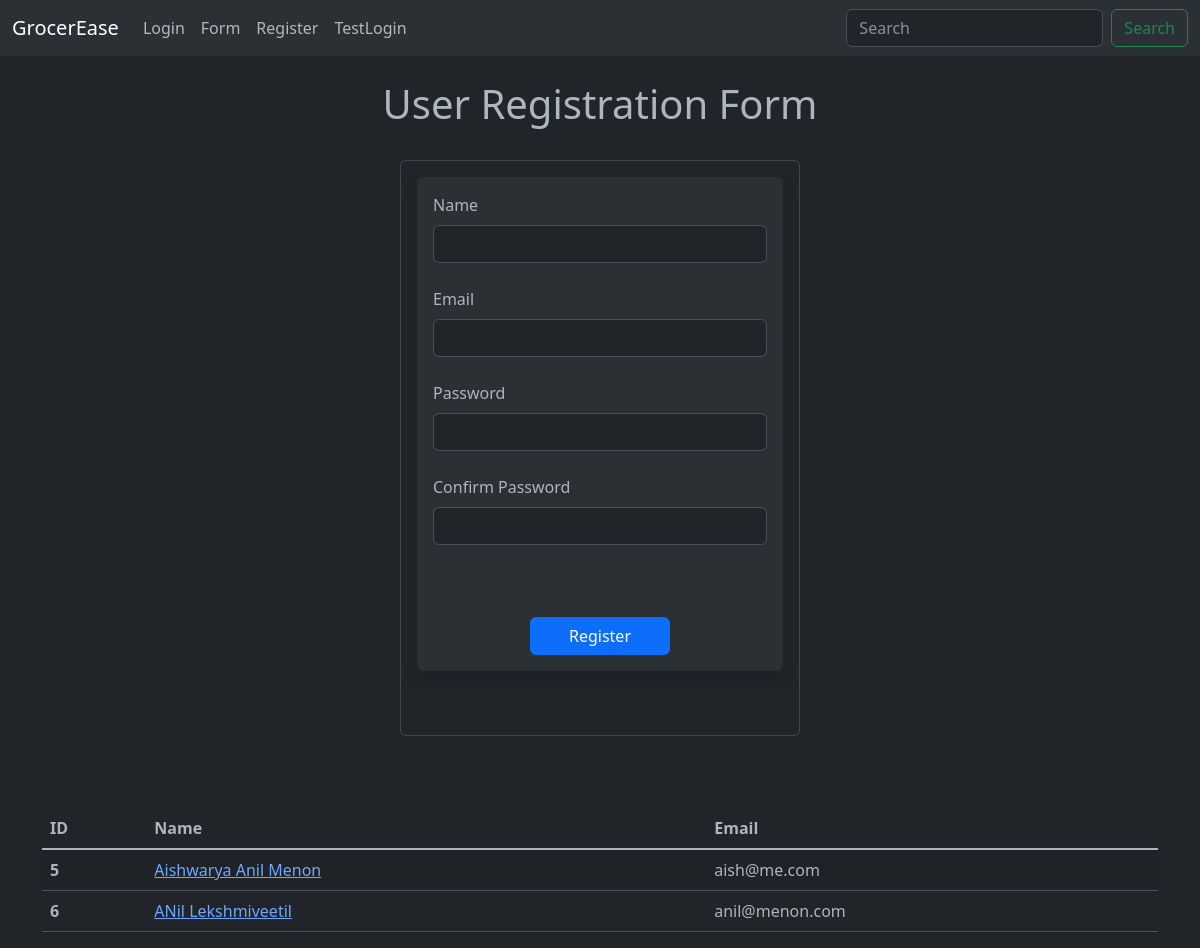
Screenshot of /user/add with the database file from the repository.
### application/models.py (models this page shows)
class User(db.Model):
    user_id = db.Column(db.Integer, primary_key=True, autoincrement=True)
    name = db.Column(db.Text, nullable=False)
    username = db.Column(db.Text, unique=True, nullable=False)
    date_added = db.Column(db.DateTime, default=datetime.utcnow)
    email = db.Column(db.Text, nullable=False)
    role = db.Column(db.Text, nullable=False)
    password_hash = db.Column(db.String(128))

### application/controllers.py (the view, shortened to what this page needs)
@app.route('/user/add', methods=['GET', 'POST'])
def add_user():
    name = None
    form = UserForm()
    all_users = User.query.order_by(User.date_added)
    return render_template('add_user.html',
                           form=form,
                           name=name,
                           all_users=all_users)

### application/controllers.py
class UserForm(FlaskForm):
    name = StringField("Name", validators=[DataRequired()])
    email = StringField("Email", validators=[DataRequired()])
    password_hash = PasswordField("Password", validators=[DataRequired(), EqualTo('password_hash_confirm', message='Both Passwords must Match!')])
    password_hash_confirm = PasswordField("Confirm Password", validators=[DataRequired()])
    submit = SubmitField("Submit")

### templates/add_user.html (shortened to what this page needs)
{% extends 'base.html' %}
{% block content %}
{% if name %}
    <h1>Welcome, {{ name.split()[0].title() }}!!</h1>
    <br/><br/><br/>
<table class="table table-striped">
    <thead>
        <tr>
          <th scope="col">ID</th>
          <th scope="col">Name</th>
          <th scope="col">Email</th>
        </tr>
    </thead>
    <tbody  class="table-group-divider">
    {% for user in all_users %}
        <tr>
          <th scope="row">{{ user.user_id }}</th>
          <td>{{ user.name }}</td>
          <td>{{ user.email }}</td>
        </tr>
    {% endfor %}
    </tbody>
</table>
{% else %}
    <h1><center>User Registration Form</center></h1>
    <br/>
    <div class="d-flex justify-content-center">
        <div class="card" style="width: 400px;">
            <div class="card-body">
                <div class="shadow p-3 mb-5 bg-body-tertiary rounded">
                    <form method=POST>
                        {{ form.name.label(
                            class="form-label") }}
                        {{ form.name(
                            class="form-control") }}
                        <br/>
                        {{ form.email.label(
                            class="form-label") }}
                        {{ form.email(
                            class="form-control") }}
                        <br/>
                        {{ form.password_hash.label(
                            class="form-label") }}
                        {{ form.password_hash(
                            class="form-control") }}
                        <br/>
                        {{ form.password_hash_confirm.label(
                            class="form-label") }}
                        {{ form.password_hash_confirm(
                            class="form-control") }}
                        <br/><br/><br/>
                            <center>{{ form.submit(class="btn btn-primary d-grid col-5 mx-auto", value="Register") }}</center>
                    </form>
                </div>
            </div>
        </div>
    </div>
<br/><br/><br/>
<table class="table table-striped">
    <thead>
        <tr>
          <th scope="col">ID</th>
          <th scope="col">Name</th>
          <th scope="col">Email</th>
        </tr>
    </thead>
    <tbody  class="table-group-divider">
    {% for user in all_users %}
        <tr>
          <th scope="row">{{ user.user_id }}</th>
          <td><a href="{{ url_for('update', user_id=user.user_id) }}">{{ user.name }}</a></td>
          <td>{{ user.email }}</td>
        </tr>
    {% endfor %}
    </tbody>
</table>
{% endif %}
{% endblock %}

### templates/base.html (shortened to what this page needs)
<!doctype html>
<html lang="en" data-bs-theme="dark">
  <head>
    <link href="https://cdn.jsdelivr.net/npm/bootstrap@5.3.0/dist/css/bootstrap.min.css" rel="stylesheet">
  </head>
  <body>
    {% include 'navbar.html' %}
    <br/>
    <div class="container">
        {% block content %}
        {% endblock %}
    </div>
  </body>
</html>

### templates/navbar.html (shortened to what this page needs)
  <nav class="navbar navbar-expand-lg bg-body-tertiary">
    <div class="container-fluid">
      <a class="navbar-brand" href="#">GrocerEase</a>
      <div class="collapse navbar-collapse" id="navbarSupportedContent">
        <ul class="navbar-nav me-auto mb-2 mb-lg-0">
          <li class="nav-item">
            <a class="nav-link" href="{{ url_for('user_login') }}">Login</a>
          </li>
          <li class="nav-item">
            <a class="nav-link" href="{{ url_for('name') }}">Form</a>
          </li>
          <li class="nav-item">
            <a class="nav-link" href="{{ url_for('add_user') }}">Register</a>
          </li>
          <li class="nav-item">
            <a class="nav-link" href="{{ url_for('test_pw') }}">TestLogin</a>
          </li>
        </ul>
        <form class="d-flex" role="search">
          <input class="form-control me-2" type="search" placeholder="Search" aria-label="Search">
          <button class="btn btn-outline-success" type="submit">Search</button>
        </form>
      </div>
    </div>
  </nav>

### rows the page displays
User: user_id "5", name "Aishwarya Anil Menon", email "aish@me.com"
User: user_id "6", name "ANil Lekshmiveetil", email "anil@menon.com"
